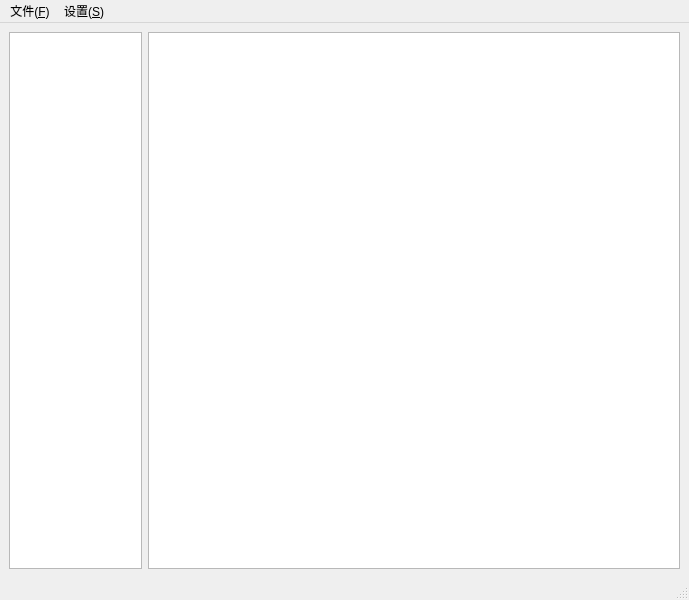
<?xml version="1.0" encoding="UTF-8"?>
<ui version="4.0">
 <class>MainWindow</class>
 <widget class="QMainWindow" name="MainWindow">
  <property name="geometry">
   <rect>
    <x>0</x>
    <y>0</y>
    <width>689</width>
    <height>600</height>
   </rect>
  </property>
  <property name="windowTitle">
   <string>MainWindow</string>
  </property>
  <widget class="QWidget" name="centralwidget">
   <layout class="QHBoxLayout" name="horizontalLayout" stretch="1,4">
    <item>
     <widget class="QTreeWidget" name="treeWidgetAlbum">
      <property name="rootIsDecorated">
       <bool>true</bool>
      </property>
      <property name="headerHidden">
       <bool>true</bool>
      </property>
      <column>
       <property name="text">
        <string notr="true">1</string>
       </property>
      </column>
     </widget>
    </item>
    <item>
     <widget class="QListWidget" name="listWidgetAlbum"/>
    </item>
   </layout>
  </widget>
  <widget class="QMenuBar" name="menubar">
   <property name="geometry">
    <rect>
     <x>0</x>
     <y>0</y>
     <width>689</width>
     <height>17</height>
    </rect>
   </property>
   <widget class="QMenu" name="menu">
    <property name="title">
     <string>文件(&amp;F)</string>
    </property>
    <addaction name="actioncreate"/>
    <addaction name="actionopen"/>
   </widget>
   <widget class="QMenu" name="menu_2">
    <property name="title">
     <string>设置(&amp;S)</string>
    </property>
   </widget>
   <addaction name="menu"/>
   <addaction name="menu_2"/>
  </widget>
  <widget class="QStatusBar" name="statusbar"/>
  <action name="actioncreate">
   <property name="text">
    <string>创建项目(&amp;N)</string>
   </property>
  </action>
  <action name="actionopen">
   <property name="text">
    <string>打开项目(&amp;O)</string>
   </property>
  </action>
 </widget>
 <resources/>
 <connections/>
</ui>
